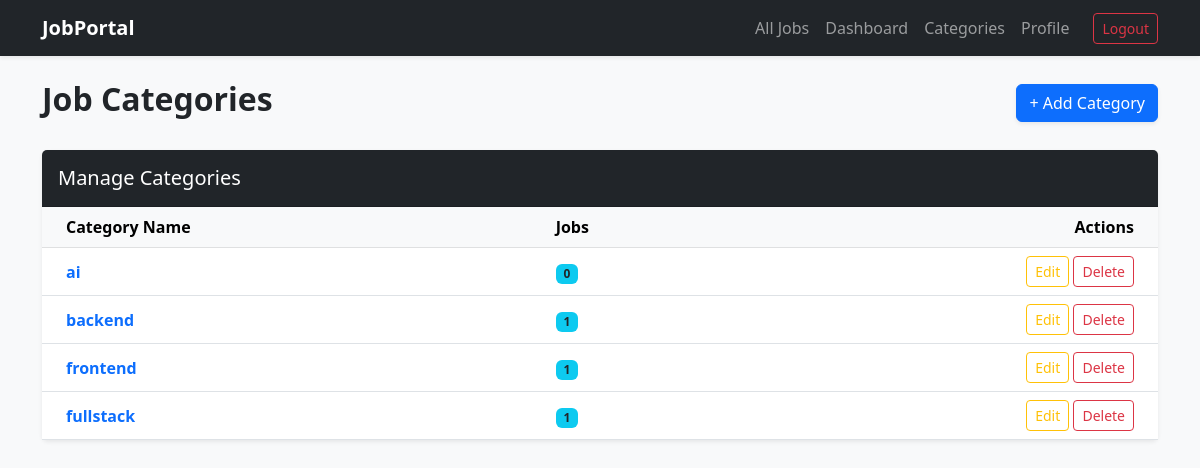
Page /categories/ (signed in) on the committed database.
### portal/models.py (models this page shows, shortened)
class JobCategory(models.Model):
    name = models.CharField(max_length=100, unique=True)
    class Meta:
        ordering = ['name']

### portal/views.py (the view)
# urls.py: path('categories/', views.JobCategoryListView.as_view(), name='category-list'),
class JobCategoryListView(RecruiterRequiredMixin, ListView):
    model = JobCategory
    template_name = 'portal/category_list.html'
    context_object_name = 'categories'
    def get_queryset(self):
        return JobCategory.objects.prefetch_related('jobs').order_by('name')

### portal/views.py (called while the page is built)
    def test_func(self):
        return self.request.user.role == 'recruiter'

### portal/templates/portal/category_list.html (shortened to what this page needs)
{% extends 'base.html' %}
{% block content %}
<div class="d-flex justify-content-between align-items-center mb-4 mt-3">
    <h2 class="fw-bold">Job Categories</h2>
    <a href="{% url 'category-create' %}" class="btn btn-primary shadow-sm">+ Add Category</a>
</div>
<div class="card shadow-sm border-0">
    <div class="card-header bg-dark text-white py-3">
        <h5 class="mb-0">Manage Categories</h5>
    </div>
    <div class="card-body p-0">
        <div class="table-responsive">
            <table class="table table-hover mb-0">
                <thead class="table-light">
                    <tr>
                        <th class="ps-4">Category Name</th>
                        <th>Jobs</th>
                        <th class="text-end pe-4">Actions</th>
                    </tr>
                </thead>
                <tbody>
                    {% for category in categories %}
                    <tr>
                        <td class="align-middle fw-bold ps-4 text-primary">{{ category.name }}</td>
                        <td class="align-middle">
                            <span class="badge bg-info text-dark">{{ category.jobs.count }}</span>
                        </td>
                        <td class="align-middle text-end pe-4">
                            <a href="{% url 'category-update' category.id %}" class="btn btn-sm btn-outline-warning">Edit</a>
                            <a href="{% url 'category-delete' category.id %}" class="btn btn-sm btn-outline-danger">Delete</a>
                        </td>
                    </tr>
                    {% endfor %}
                </tbody>
            </table>
        </div>
    </div>
</div>
{% endblock %}

### rows in the picture
JobCategory: name "ai", jobs.count "0"
JobCategory: name "backend", jobs.count "1"
JobCategory: name "frontend", jobs.count "1"
JobCategory: name "fullstack", jobs.count "1"
